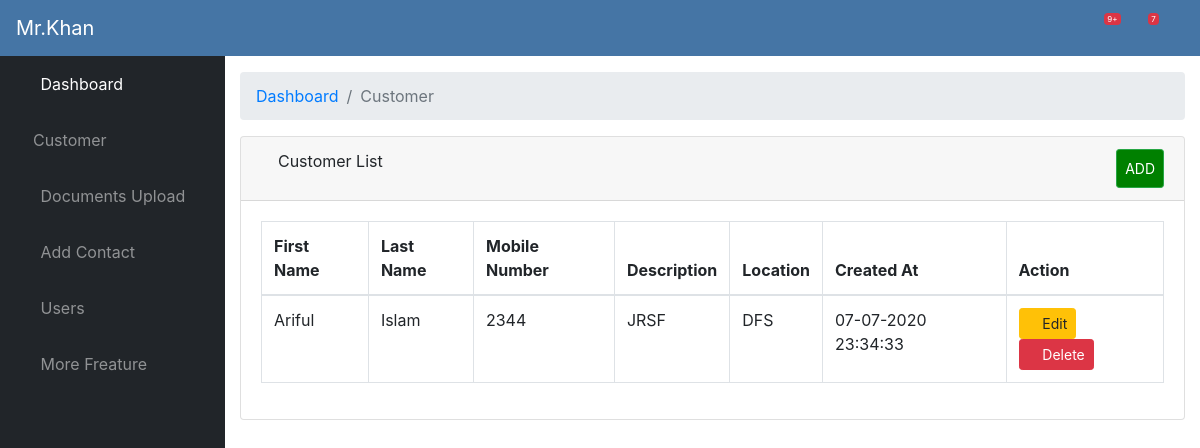
The page /list (signed in) on the database its author committed.
### crud/models.py (models this page shows)
class Member(models.Model):
    firstname = models.CharField(max_length=40, blank=False)
    lastname = models.CharField(max_length=40, blank=False)
    mobile_number = models.CharField(max_length=10, blank=True)
    description = models.TextField(max_length=255, blank=False)
    location = models.TextField(max_length=255, blank=False)
    date = models.DateField('%m/%d/%Y')
    created_at = models.DateTimeField('%m/%d/%Y %H:%M:%S')
    updated_at = models.DateTimeField('%m/%d/%Y %H:%M:%S')

### crud/views.py (the view)
# urls.py: url(r'^list$', views.list, name='list'),
@login_required
def list(request):
    members_list = Member.objects.all()
    paginator = Paginator(members_list, 5)
    page = request.GET.get('page')
    try:
        members = paginator.page(page)
    except PageNotAnInteger:
        members = paginator.page(1)
    except EmptyPage:
        members = paginator.page(paginator.num_pages)
    return render(request, 'list.html', {'members': members})

### templates/list.html (shortened to what this page needs)
{% extends 'layout/app.html' %}
{% load static %}
{% block body %}
    <div id="content-wrapper">
        <div class="container-fluid">
            <ol class="breadcrumb">
                <li class="breadcrumb-item">
                    <a href="#">Dashboard</a>
                </li>
                <li class="breadcrumb-item active">Customer</li>
            </ol>
            <div class="card mb-3">
                <div class="card-header">
                    <i class="fas fa-table"></i>
                    Customer List
                    <a  class="btn btn-sm btn-success" href="{% url 'create' %}" style="padding: 8px; float: right; background-color: green; color: white;">ADD</a>
                </div>
                <div class="card-body">
                    <div class="table-responsive">
                        <table class="table table-bordered" id="dataTable" width="100%" cellspacing="0">
                            <thead>
                            <tr>
                                <th>First Name</th>
                                <th>Last Name</th>
                                <th>Mobile Number</th>
                                <th>Description</th>
                                <th>Location</th>
                                <th>Created At</th>
                                <th>Action</th>
                            </tr>
                            </thead>
                            <tbody>
                            {% for member in members %}
                                <tr>
                                    <td>{{ member.firstname }}</td>
                                    <td>{{ member.lastname }}</td>
                                    <td>{{ member.mobile_number }}</td>
                                    <td>{{ member.description }}</td>
                                    <td>{{ member.location }}</td>
                                    <td>{{ member.created_at  |date:"d-m-Y H:i:s" }}</td>
                                    <td>
                                        <a class="btn btn-sm btn-warning" href="edit/{{ member.id }}"> <span class="fa fa-edit"></span> Edit</a>
                                        <a class="btn btn-sm btn-danger" href="delete/{{ member.id }}"><span class="fa fa-trash"></span> Delete</a>
                                    </td>
                                </tr>
                            {% endfor %}
                            </tbody>
                        </table>
                    </div>
                </div>
            </div>
        </div>
    </div>
{% endblock %}

### rows shown on the page
Member: firstname "Ariful", lastname "Islam", mobile_number "2344", description "JRSF", location "DFS", created_at "07-07-2020 23:34:33"
